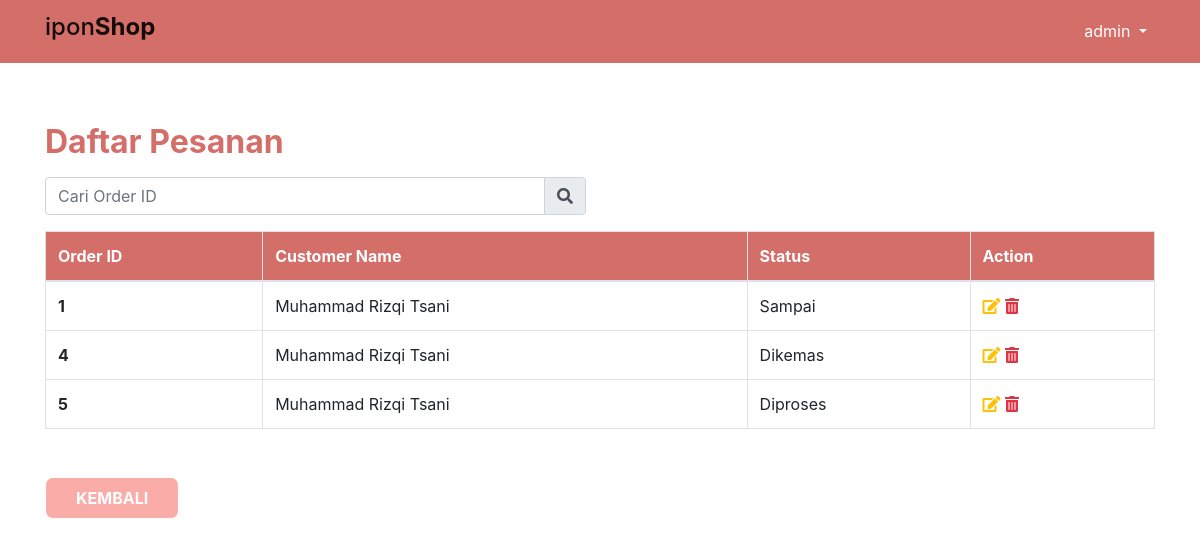
The app's page /admin_orders.php (signed in) with its own data.
### tables this page shows
CREATE TABLE `orders` (
  `order_id` int(11) NOT NULL,
  `user_id` int(10) NOT NULL,
  `total` int(10) NOT NULL,
  `date` timestamp NOT NULL DEFAULT current_timestamp() ON UPDATE current_timestamp(),
  `status` tinyint(3) NOT NULL
);

CREATE TABLE `users` (
  `id` int(11) NOT NULL,
  `username` varchar(16) NOT NULL,
  `password` varchar(255) NOT NULL,
  `name` varchar(100) NOT NULL,
  `email` varchar(100) NOT NULL,
  `phone` varchar(13) NOT NULL,
  `provinsi` varchar(20) NOT NULL,
  `kota` varchar(50) NOT NULL,
  `kelurahan` varchar(50) NOT NULL,
  `kode_pos` varchar(10) NOT NULL,
  `alamat` text NOT NULL
);

CREATE TABLE `order_status` (
  `status_code` tinyint(3) NOT NULL,
  `status` varchar(20) NOT NULL
);

### admin_orders.php (the view, shortened to what this page needs)
<?php
  require './functions/config.php';
  if(isset($_GET["search"])) {
    $keyword = $_GET["search"];
    $keyword = mysqli_real_escape_string($db, $keyword);
    $query_result = mysqli_query($db, "SELECT o.order_id, u.name, s.status FROM orders o JOIN order_status s ON o.status = s.status_code JOIN users u ON o.user_id = u.id WHERE o.order_id LIKE '%$keyword%' ORDER BY o.order_id;");
  } else{
    $query_result = mysqli_query($db, "SELECT o.order_id, u.name, s.status FROM orders o JOIN order_status s ON o.status = s.status_code JOIN users u ON o.user_id = u.id ORDER BY o.order_id;");
  }
  require_once './template/header_admin.php';
?>
<div class="inner-container">
  <h2 class="text-pink mb-3 font-weight-bold">Daftar Pesanan</h2>
  <form class="form-inline mb-3" action="" method="get" autocomplete="off">
    <div class="input-group">
      <input type="text" class="form-control wide" name="search" placeholder="Cari Order ID" aria-label="Cari Judul Buku, Penulis" aria-describedby="search-icon">
      <div class="input-group-append">
        <span class="input-group-text"><i class="fas fa-search"></i></span>
      </div>
    </div>
  </form>
  <table class="table table-hover table-bordered shadow mb-5">
    <thead class="bg-pink text-white">
      <tr>
        <th scope="col">Order ID</th>
        <th scope="col">Customer Name</th>
        <th scope="col">Status</th>
        <th scope="col">Action</th>
      </tr>
    </thead>
    <tbody>
      <?php while($record = mysqli_fetch_assoc($query_result)):?>
        <tr>
          <th scope="row"><?= $record["order_id"]?></th>
          <td><?= $record["name"]?></td>
          <td><?= $record["status"]?></td>
          <td>
            <a class="text-warning" href="./admin_orders_edit.php?id=<?= $record["order_id"]?>"><i class="fas fa-edit"></i></a>
            <a class="text-danger" href="./admin_orders.php?id=<?= $record["order_id"]?>"><i class="fas fa-trash-alt"></i></a>
          </td>
        </tr>
      <?php endwhile;?>
    </tbody>
  </table>
  <a href="./admin.php"><button>Kembali</button></a>
</div>
<?php require_once './template/footer.php'; ?>

### styles/main.css (style rules this page uses)
html, body { height: 100%; }
.wide { width: 500px !important; }
.inner-container { margin: 60px 0 40px 0; }
.text-pink, .nav-link:hover { color: #d46e68; }
.bg-pink, a.active { background: #d46e68 !important; }
button { padding: 8px 30px; border: 1px solid #fff; border-radius: 8px; background: #faaca8; text-transform: uppercase; font-weight: bold; color: #fff; }

### records on screen
orders: order_id "1", user.name "Muhammad Rizqi Tsani", order_status.status "Sampai"
orders: order_id "4", user.name "Muhammad Rizqi Tsani", order_status.status "Dikemas"
orders: order_id "5", user.name "Muhammad Rizqi Tsani", order_status.status "Diproses"

### other values on screen
$_SESSION["username"] "admin"
